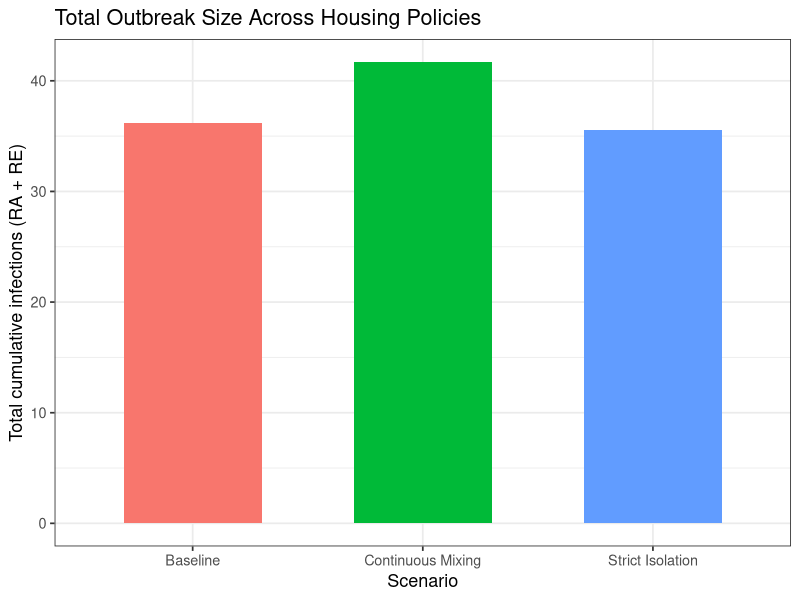
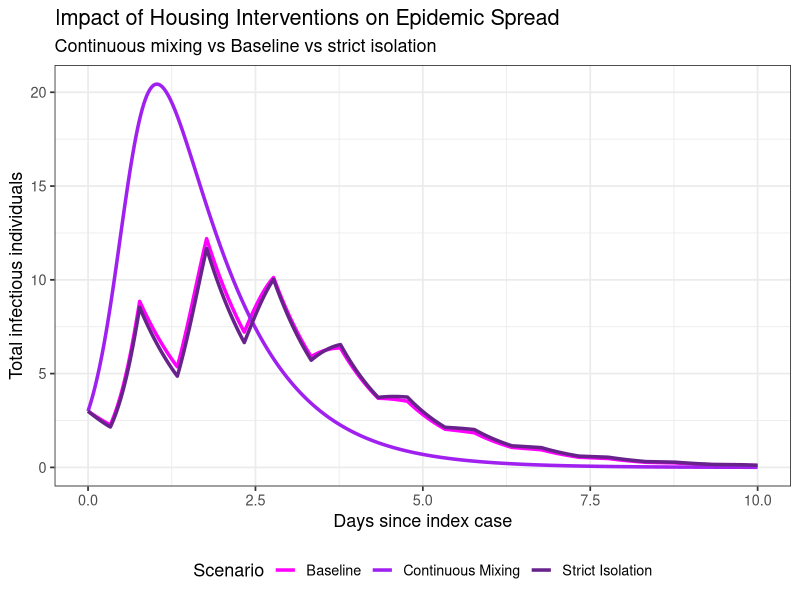
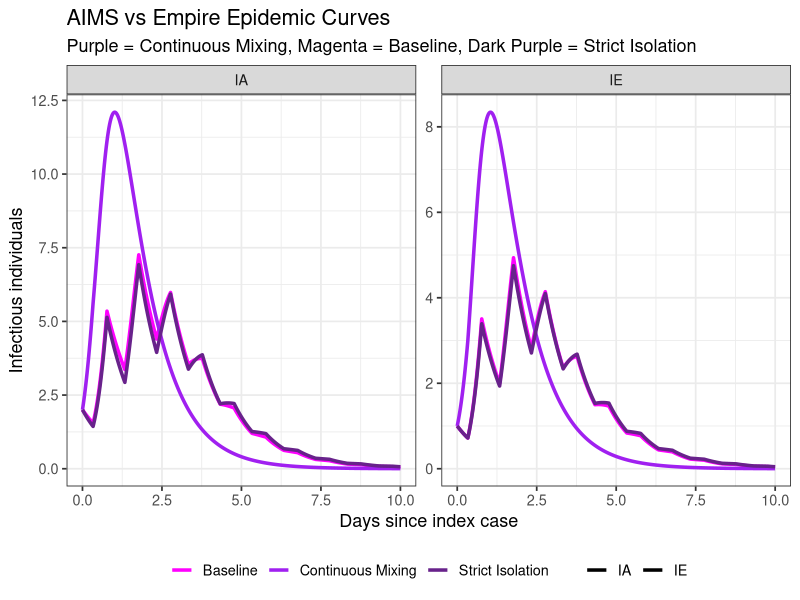

The R script that drew these images, in order:
library(deSolve)
library(ggplot2)
library(tidyr)
library(dplyr)

# --- Initial conditions ---
pop.ssiirr <- c(SE = 16, SA = 23, IA = 2, IE = 1, RA = 0, RE = 0)

values <- c(
  gammaA = 1 , gammaE = 1,
  N0 = 42, N_A = 25, N_E = 17,
  betaMixprior = 4.9, betaNightAprior = 0.02, betaNightEprior = 0
)

# --- ODE function (ssiirr) ---
ssiirr <- function(t, y, parms) {
  with(as.list(c(y, parms)), {
    day_fraction <- t %% 1
    is_daytime   <- (day_fraction >= 0.3328) & (day_fraction <= 0.77071)
    
    beta_M  <- ifelse(is_daytime, betaMixprior, 0)
    beta_NA <- ifelse(is_daytime, 0, betaNightAprior)
    beta_NE <- ifelse(is_daytime, 0, betaNightEprior)
    
    inf_mix <- beta_M * (IA + IE) / N0
    inf_NA  <- beta_NA * IA / N_A
    inf_NE  <- beta_NE * IE / N_E
    
    dSAdt <- -(inf_mix + inf_NA) * SA
    dSEdt <- -(inf_mix + inf_NE) * SE
    dIAdt <- (inf_mix + inf_NA) * SA - gammaA * IA
    dIEdt <- (inf_mix + inf_NE) * SE - gammaE * IE
    dRAdt <- gammaA * IA 
    dREdt <- gammaE * IE 
    
    return(list(c(dSEdt, dSAdt, dIAdt, dIEdt, dRAdt, dREdt)))
  })
}

# --- Helper function to run scenarios ---
run_scenario <- function(betaMix, betaNightA, betaNightE, label) {
  values["betaMixprior"]    <- betaMix
  values["betaNightAprior"] <- betaNightA
  values["betaNightEprior"] <- betaNightE
  time.out <- seq(0, 10, by = 0.02083)
  out <- data.frame(lsoda(y = pop.ssiirr, times = time.out, func = ssiirr, parms = values))
  out$Scenario <- label
  return(out)
}

# --- Run scenarios ---
out_mix    <- run_scenario(4.9, 4.9, 4.9, "Continuous Mixing")
out_iso    <- run_scenario(4.9, 0.25, 0, "Baseline")
out_strict <- run_scenario(4.9, 0, 0, "Strict Isolation")

# --- Combine results ---
out_all <- rbind(out_mix, out_iso, out_strict)

# --- Summarise final recovered counts ---
final_counts <- out_all %>%
  group_by(Scenario) %>%
  summarise(
    Final_RA = max(RA),
    Final_RE = max(RE),
    Total_R  = Final_RA + Final_RE
  )

print(final_counts)

# --- Plot cumulative infections (RA + RE) ---
ggplot(final_counts, aes(x = Scenario, y = Total_R, fill = Scenario)) +
  geom_col(width = 0.6) +
  labs(
    x = "Scenario",
    y = "Total cumulative infections (RA + RE)",
    title = "Total Outbreak Size Across Housing Policies"
  ) +
  theme_bw(base_size = 13) +
  theme(legend.position = "none")

# --- Plot total infectious (IA + IE) across scenarios ---
ggplot(out_all, aes(x = time, y = IA + IE, colour = Scenario)) +
  geom_line(linewidth = 1.2) +
  scale_colour_manual(values = c("Continuous Mixing"   = "purple",
                                 "Baseline" = "magenta",
                                 "Strict Isolation"    = "darkorchid4")) +
  labs(
    x = "Days since index case",
    y = "Total infectious individuals",
    title = "Impact of Housing Interventions on Epidemic Spread",
    subtitle = "Continuous mixing vs Baseline vs strict isolation"
  ) +
  theme_bw(base_size = 13) +
  theme(legend.position = "bottom")

# --- Separate plots for AIMS vs Empire ---
out_long <- pivot_longer(out_all, cols = c("IA","IE"), names_to = "Group", values_to = "Infectious")

ggplot(out_long, aes(x = time, y = Infectious,
                     colour = Scenario, linetype = Group)) +
  geom_line(linewidth = 1.2) +
  facet_wrap(~Group, scales = "free_y") +
  scale_colour_manual(values = c("Continuous Mixing"   = "purple",
                                 "Baseline" = "magenta",
                                 "Strict Isolation"    = "darkorchid4")) +
  scale_linetype_manual(values = c("IA" = "solid", "IE" = "solid")) +
  labs(
    x = "Days since index case",
    y = "Infectious individuals",
    title = "AIMS vs Empire Epidemic Curves",
    subtitle = "Purple = Continuous Mixing, Magenta = Baseline, Dark Purple = Strict Isolation"
  ) +
  theme_bw(base_size = 13) +
  theme(legend.position = "bottom", legend.title = element_blank())
